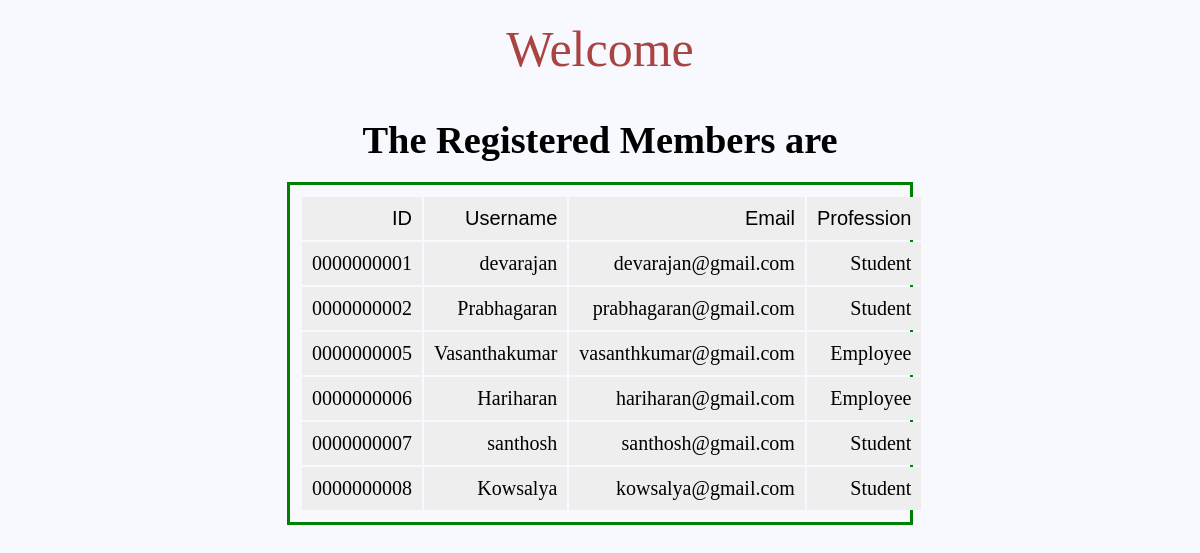
The page / on the database its author committed.
### tables this page shows
CREATE TABLE `users` (
  `id` int(10) UNSIGNED ZEROFILL NOT NULL,
  `username` varchar(100) NOT NULL,
  `email` varchar(100) NOT NULL,
  `password` varchar(100) NOT NULL,
  `profession` varchar(100) NOT NULL,
  `create_time` timestamp NOT NULL DEFAULT current_timestamp()
);

### index.php (the view, shortened to what this page needs)
<html>
  <head>
    <link rel="stylesheet" href="style.css" >
  </head>
<body>
<?php
$username = "root";
$password = "";
$database = "registerdb";
$mysqli = new mysqli("localhost", $username, $password, $database);
$query = "SELECT * FROM users";
?>
<p id="wel">Welcome<p>
<h1 id="mem">The Registered Members are<h1>
<div class="tbl">
<table border="0" cellspacing="2" cellpadding="2">
      <tr>
          <td> <font face="Arial">ID</font> </td>
          <td> <font face="Arial">Username</font> </td>
          <td> <font face="Arial">Email</font> </td>
          <td> <font face="Arial">Profession</font> </td>
  </tr>
  </div>
<?php
if ($result = $mysqli->query($query)) {
    while ($row = $result->fetch_assoc()) {
        $field1name = $row["id"];
        $field2name = $row["username"];
        $field3name = $row["email"];
        $field4name = $row["profession"];
        echo '<tr>
                  <td>'.$field1name.'</td>
                  <td>'.$field2name.'</td>
                  <td>'.$field3name.'</td>
                  <td>'.$field4name.'</td>
              </tr>';
    }
}
?>
</body>
</html>

### style.css (style rules this page uses)
* { margin: 0px; padding: 0px; }
body { font-family: 'Times New Roman', Times, serif; font-size: 120%; background: #F8F8FF; }
.tbl { margin: auto; width: 50%; border: 3px solid green; padding: 10px }
#mem { padding: 20px; margin: auto; text-align: center; }
#wel { font-size: 50px; color: #a94442; padding: 20px; margin: auto; text-align: center; }

### rows shown on the page
users: id "0000000001", username "devarajan", email "devarajan@gmail.com", profession "Student"
users: id "0000000002", username "Prabhagaran", email "prabhagaran@gmail.com", profession "Student"
users: id "0000000005", username "Vasanthakumar", email "vasanthkumar@gmail.com", profession "Employee"
users: id "0000000006", username "Hariharan", email "hariharan@gmail.com", profession "Employee"
users: id "0000000007", username "santhosh", email "santhosh@gmail.com", profession "Student"
users: id "0000000008", username "Kowsalya", email "kowsalya@gmail.com", profession "Student"
